Frame 1 (no input): blank canvas, image omitted
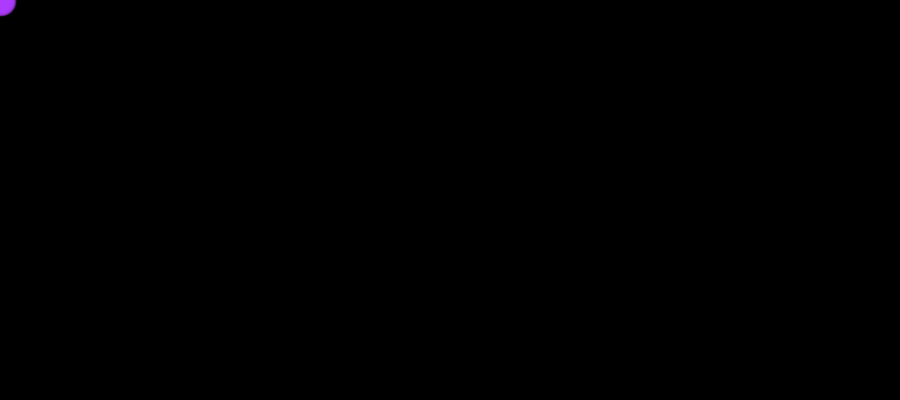
Frame 60 (the mouse pressed at the canvas centre just before this capture)
Frame 120 (the mouse held since frame 60 and released just before this capture): blank canvas, image omitted

The Processing sketch that drew this single still picture (run headless with seeded random() and noise(); from frame 60 on, the mouse is pressed at the canvas centre):

// Processing sketch: processing_5447
// ── processing_5447.pde

float speed2=1;
float gravity=0.1;
float x, y, mx, my,speed;

void setup(){
  size(900,400);
  background(0);
  smooth();
}

void draw(){
  mx = mx + (mouseX-mx)/200; 
  my += (mouseY-my)/200; 



  speed=speed+gravity;
  x=x+ speed;
  y=y+speed2;


  if((x>height)|| (x<0)){

    speed=speed*-1;
  }

  if((y>width)|| (y<0)){

    speed2=speed2*-1;
  }

  stroke(0,0,0,100);
  fill(x,y,255,100);
  ellipse(mx+random(2),my+random(2),x/6,x/6);

  if(mousePressed){
    background(0);
  }
}
